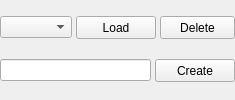
          <widget class="QFrame" name="frame_profiles">
           <property name="styleSheet">
            <string notr="true"/>
           </property>
           <property name="frameShape">
            <enum>QFrame::NoFrame</enum>
           </property>
           <property name="frameShadow">
            <enum>QFrame::Sunken</enum>
           </property>
           <layout class="QVBoxLayout" name="verticalLayout_7">
            <property name="spacing">
             <number>4</number>
            </property>
            <property name="leftMargin">
             <number>0</number>
            </property>
            <property name="topMargin">
             <number>0</number>
            </property>
            <property name="rightMargin">
             <number>0</number>
            </property>
            <property name="bottomMargin">
             <number>0</number>
            </property>
            <item>
             <layout class="QHBoxLayout" name="horizontalLayout_2">
              <item>
               <widget class="QComboBox" name="comboBox_profiles">
                <property name="minimumSize">
                 <size>
                  <width>0</width>
                  <height>22</height>
                 </size>
                </property>
                <property name="styleSheet">
                 <string notr="true"/>
                </property>
                <property name="editable">
                 <bool>false</bool>
                </property>
                <property name="frame">
                 <bool>true</bool>
                </property>
               </widget>
              </item>
              <item>
               <widget class="QPushButton" name="pushButton_loadProfile">
                <property name="sizePolicy">
                 <sizepolicy hsizetype="Fixed" vsizetype="Fixed">
                  <horstretch>0</horstretch>
                  <verstretch>0</verstretch>
                 </sizepolicy>
                </property>
                <property name="minimumSize">
                 <size>
                  <width>75</width>
                  <height>23</height>
                 </size>
                </property>
                <property name="styleSheet">
                 <string notr="true"/>
                </property>
                <property name="text">
                 <string>Load</string>
                </property>
               </widget>
              </item>
              <item>
               <widget class="QPushButton" name="pushButton_deleteProfile">
                <property name="sizePolicy">
                 <sizepolicy hsizetype="Fixed" vsizetype="Fixed">
                  <horstretch>0</horstretch>
                  <verstretch>0</verstretch>
                 </sizepolicy>
                </property>
                <property name="minimumSize">
                 <size>
                  <width>75</width>
                  <height>23</height>
                 </size>
                </property>
                <property name="maximumSize">
                 <size>
                  <width>75</width>
                  <height>16777215</height>
                 </size>
                </property>
                <property name="toolTip">
                 <string/>
                </property>
                <property name="toolTipDuration">
                 <number>-1</number>
                </property>
                <property name="styleSheet">
                 <string notr="true"/>
                </property>
                <property name="text">
                 <string>Delete</string>
                </property>
               </widget>
              </item>
             </layout>
            </item>
            <item>
             <layout class="QHBoxLayout" name="horizontalLayout_8">
              <item>
               <widget class="QLineEdit" name="lineEdit_newProfile">
                <property name="styleSheet">
                 <string notr="true"/>
                </property>
               </widget>
              </item>
              <item>
               <widget class="QPushButton" name="pushButton_newProfile">
                <property name="sizePolicy">
                 <sizepolicy hsizetype="Fixed" vsizetype="Fixed">
                  <horstretch>0</horstretch>
                  <verstretch>0</verstretch>
                 </sizepolicy>
                </property>
                <property name="minimumSize">
                 <size>
                  <width>75</width>
                  <height>23</height>
                 </size>
                </property>
                <property name="maximumSize">
                 <size>
                  <width>100</width>
                  <height>16777215</height>
                 </size>
                </property>
                <property name="styleSheet">
                 <string notr="true"/>
                </property>
                <property name="text">
                 <string>Create</string>
                </property>
               </widget>
              </item>
             </layout>
            </item>
           </layout>
          </widget>
